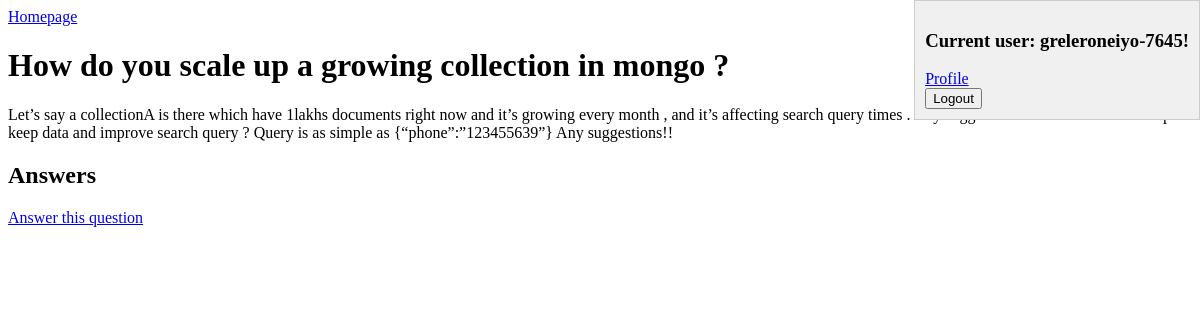
The page /question/1/ (signed in) on the database its author committed.
### questions/models.py (models this page shows, shortened)
class Question(models.Model):
    title = models.CharField(max_length=200)
    description = models.TextField()
    user = models.ForeignKey(User, on_delete=models.CASCADE)
    created_at = models.DateTimeField(auto_now_add=True)

### questions/views.py (the view)
# urls.py: path('question/<int:question_id>/', views.question_detail, name='question_detail'),
def question_detail(request, question_id):
    question = get_object_or_404(Question, pk=question_id)
    answers = Answer.objects.filter(question=question).order_by('-created_at')
    return render(request, 'questions/question_detail.html', {'question': question, 'answers': answers})

### questions/templates/questions/question_detail.html (shortened to what this page needs)
{% extends 'base.html' %}
{% block content %}
    <h1>{{ question.title }}</h1>
    <p>{{ question.description }}</p>
    <h2>Answers</h2>
    <a href="{% url 'answer_question' question.id %}">Answer this question</a>
{% endblock %}

### questions/templates/base.html (shortened to what this page needs)
{% load static %}
<!DOCTYPE html>
<html>
<head>
    <link rel="stylesheet" href="{% static 'css/styles.css' %}">
</head>
<body>
    <nav>
        <a href="{% url 'index' %}">Homepage</a>
        {% if user.is_authenticated %}
            <div id="user-profile">
                <h3>Current user: {{ user.username }}!</h3>
                <a href="{% url 'profile' %}">Profile</a>
                <form method="post" action="{% url 'logout' %}">
                    <button type="submit">Logout</button>
                </form>
            </div>
        {% endif %}
    </nav>
    <main>
        {% block content %}
        {% endblock %}
    </main>
</body>
</html>

### questions/static/css/styles.css (style rules this page uses)
#user-profile { position: absolute; top: 0; right: 0; padding: 10px; background-color: #f0f0f0; border: 1px solid #ccc; }

### rows shown on the page
Question: title "How do you scale up a growing collection in mongo ?", description "Let’s say a collectionA is there which have 1lakhs documents right now and it’s growing every month , and it’s affecting search query times . Any suggestions on how to scale this up to keep data and improve search query ? Query is as simple as {“phone”:”123455639”} Any suggestions!!"

### other values the page prints
{{ user.username }} "greleroneiyo-7645"
